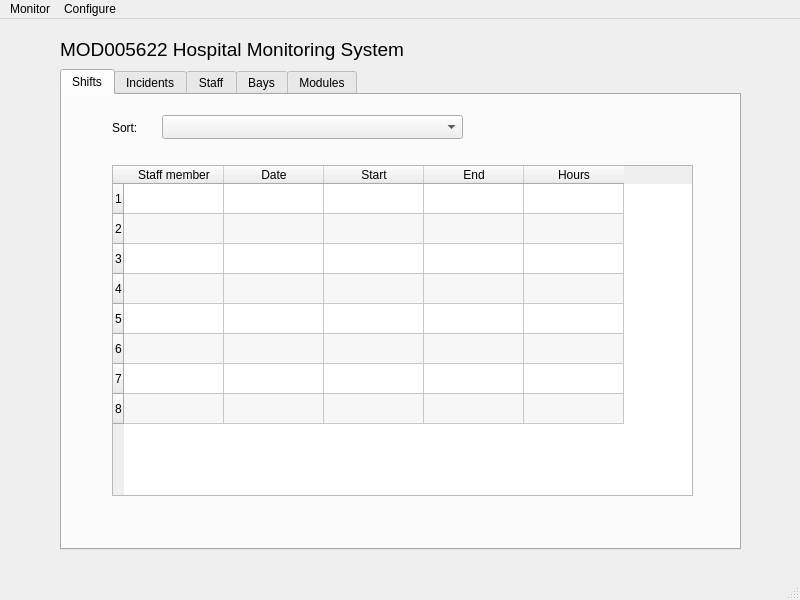
<?xml version="1.0" encoding="UTF-8"?>
<ui version="4.0">
 <class>MainWindow</class>
 <widget class="QMainWindow" name="MainWindow">
  <property name="geometry">
   <rect>
    <x>0</x>
    <y>0</y>
    <width>800</width>
    <height>600</height>
   </rect>
  </property>
  <property name="windowTitle">
   <string>MainWindow</string>
  </property>
  <widget class="QWidget" name="centralwidget">
   <widget class="QTabWidget" name="tabWidget">
    <property name="geometry">
     <rect>
      <x>60</x>
      <y>50</y>
      <width>681</width>
      <height>481</height>
     </rect>
    </property>
    <property name="currentIndex">
     <number>0</number>
    </property>
    <widget class="QWidget" name="tabShifts">
     <attribute name="title">
      <string>Shifts</string>
     </attribute>
     <widget class="QTableWidget" name="tableWidget">
      <property name="geometry">
       <rect>
        <x>50</x>
        <y>70</y>
        <width>581</width>
        <height>331</height>
       </rect>
      </property>
      <property name="lineWidth">
       <number>1</number>
      </property>
      <property name="alternatingRowColors">
       <bool>true</bool>
      </property>
      <property name="rowCount">
       <number>8</number>
      </property>
      <property name="columnCount">
       <number>5</number>
      </property>
      <row/>
      <row/>
      <row/>
      <row/>
      <row/>
      <row/>
      <row/>
      <row/>
      <column>
       <property name="text">
        <string>Staff member</string>
       </property>
      </column>
      <column>
       <property name="text">
        <string>Date</string>
       </property>
      </column>
      <column>
       <property name="text">
        <string>Start</string>
       </property>
      </column>
      <column>
       <property name="text">
        <string>End</string>
       </property>
      </column>
      <column>
       <property name="text">
        <string>Hours</string>
       </property>
      </column>
     </widget>
     <widget class="QLabel" name="label">
      <property name="geometry">
       <rect>
        <x>50</x>
        <y>25</y>
        <width>31</width>
        <height>16</height>
       </rect>
      </property>
      <property name="text">
       <string>Sort:</string>
      </property>
     </widget>
     <widget class="QComboBox" name="comboBox">
      <property name="geometry">
       <rect>
        <x>100</x>
        <y>20</y>
        <width>301</width>
        <height>24</height>
       </rect>
      </property>
     </widget>
    </widget>
    <widget class="QWidget" name="tabIncidents">
     <attribute name="title">
      <string>Incidents</string>
     </attribute>
     <widget class="QLabel" name="label_2">
      <property name="geometry">
       <rect>
        <x>50</x>
        <y>25</y>
        <width>31</width>
        <height>16</height>
       </rect>
      </property>
      <property name="text">
       <string>Sort:</string>
      </property>
     </widget>
     <widget class="QComboBox" name="comboBox_2">
      <property name="geometry">
       <rect>
        <x>100</x>
        <y>20</y>
        <width>301</width>
        <height>24</height>
       </rect>
      </property>
     </widget>
     <widget class="QTableWidget" name="tableWidget_2">
      <property name="geometry">
       <rect>
        <x>50</x>
        <y>70</y>
        <width>581</width>
        <height>331</height>
       </rect>
      </property>
      <property name="lineWidth">
       <number>1</number>
      </property>
      <property name="alternatingRowColors">
       <bool>true</bool>
      </property>
      <property name="rowCount">
       <number>8</number>
      </property>
      <property name="columnCount">
       <number>4</number>
      </property>
      <row/>
      <row/>
      <row/>
      <row/>
      <row/>
      <row/>
      <row/>
      <row/>
      <column>
       <property name="text">
        <string>Date/time</string>
       </property>
      </column>
      <column>
       <property name="text">
        <string>Monitor</string>
       </property>
      </column>
      <column>
       <property name="text">
        <string>Alert</string>
       </property>
      </column>
      <column>
       <property name="text">
        <string>Bed</string>
       </property>
      </column>
     </widget>
    </widget>
    <widget class="QWidget" name="tabStaff">
     <attribute name="title">
      <string>Staff</string>
     </attribute>
     <widget class="QLabel" name="label_3">
      <property name="geometry">
       <rect>
        <x>50</x>
        <y>25</y>
        <width>31</width>
        <height>16</height>
       </rect>
      </property>
      <property name="text">
       <string>Sort:</string>
      </property>
     </widget>
     <widget class="QComboBox" name="comboBox_3">
      <property name="geometry">
       <rect>
        <x>100</x>
        <y>20</y>
        <width>301</width>
        <height>24</height>
       </rect>
      </property>
     </widget>
     <widget class="QTableWidget" name="tableWidget_3">
      <property name="geometry">
       <rect>
        <x>50</x>
        <y>70</y>
        <width>581</width>
        <height>331</height>
       </rect>
      </property>
      <property name="lineWidth">
       <number>1</number>
      </property>
      <property name="alternatingRowColors">
       <bool>true</bool>
      </property>
      <property name="rowCount">
       <number>8</number>
      </property>
      <property name="columnCount">
       <number>4</number>
      </property>
      <row/>
      <row/>
      <row/>
      <row/>
      <row/>
      <row/>
      <row/>
      <row/>
      <column>
       <property name="text">
        <string>Staff member</string>
       </property>
      </column>
      <column>
       <property name="text">
        <string>Email</string>
       </property>
      </column>
      <column>
       <property name="text">
        <string>Number</string>
       </property>
      </column>
      <column>
       <property name="text">
        <string>Type</string>
       </property>
      </column>
     </widget>
    </widget>
    <widget class="QWidget" name="tab_3">
     <attribute name="title">
      <string>Bays</string>
     </attribute>
     <widget class="QLabel" name="label_4">
      <property name="geometry">
       <rect>
        <x>50</x>
        <y>25</y>
        <width>31</width>
        <height>16</height>
       </rect>
      </property>
      <property name="text">
       <string>Sort:</string>
      </property>
     </widget>
     <widget class="QComboBox" name="comboBox_4">
      <property name="geometry">
       <rect>
        <x>100</x>
        <y>20</y>
        <width>301</width>
        <height>24</height>
       </rect>
      </property>
     </widget>
     <widget class="QTableWidget" name="tableWidget_4">
      <property name="geometry">
       <rect>
        <x>50</x>
        <y>70</y>
        <width>581</width>
        <height>331</height>
       </rect>
      </property>
      <property name="lineWidth">
       <number>1</number>
      </property>
      <property name="alternatingRowColors">
       <bool>true</bool>
      </property>
      <property name="rowCount">
       <number>8</number>
      </property>
      <property name="columnCount">
       <number>2</number>
      </property>
      <row/>
      <row/>
      <row/>
      <row/>
      <row/>
      <row/>
      <row/>
      <row/>
      <column>
       <property name="text">
        <string>Bay</string>
       </property>
      </column>
      <column>
       <property name="text">
        <string>Beds</string>
       </property>
      </column>
     </widget>
    </widget>
    <widget class="QWidget" name="tabModules">
     <attribute name="title">
      <string>Modules</string>
     </attribute>
     <widget class="QComboBox" name="comboBox_5">
      <property name="geometry">
       <rect>
        <x>100</x>
        <y>20</y>
        <width>301</width>
        <height>24</height>
       </rect>
      </property>
     </widget>
     <widget class="QLabel" name="label_5">
      <property name="geometry">
       <rect>
        <x>50</x>
        <y>25</y>
        <width>31</width>
        <height>16</height>
       </rect>
      </property>
      <property name="text">
       <string>Sort:</string>
      </property>
     </widget>
     <widget class="QTableWidget" name="tableWidget_5">
      <property name="geometry">
       <rect>
        <x>50</x>
        <y>70</y>
        <width>581</width>
        <height>331</height>
       </rect>
      </property>
      <property name="lineWidth">
       <number>1</number>
      </property>
      <property name="alternatingRowColors">
       <bool>true</bool>
      </property>
      <property name="rowCount">
       <number>8</number>
      </property>
      <property name="columnCount">
       <number>2</number>
      </property>
      <row/>
      <row/>
      <row/>
      <row/>
      <row/>
      <row/>
      <row/>
      <row/>
      <column>
       <property name="text">
        <string>Bay</string>
       </property>
      </column>
      <column>
       <property name="text">
        <string>Beds</string>
       </property>
      </column>
     </widget>
    </widget>
   </widget>
   <widget class="QLabel" name="label_6">
    <property name="geometry">
     <rect>
      <x>60</x>
      <y>20</y>
      <width>381</width>
      <height>21</height>
     </rect>
    </property>
    <property name="font">
     <font>
      <pointsize>14</pointsize>
     </font>
    </property>
    <property name="text">
     <string>MOD005622 Hospital Monitoring System</string>
    </property>
   </widget>
  </widget>
  <widget class="QStatusBar" name="statusbar"/>
  <widget class="QMenuBar" name="menubar">
   <property name="geometry">
    <rect>
     <x>0</x>
     <y>0</y>
     <width>800</width>
     <height>21</height>
    </rect>
   </property>
   <widget class="QMenu" name="menuMOD005622_Hospital_Monitoring_System">
    <property name="title">
     <string>Monitor</string>
    </property>
   </widget>
   <widget class="QMenu" name="menuConfigure">
    <property name="title">
     <string>Configure</string>
    </property>
   </widget>
   <addaction name="menuMOD005622_Hospital_Monitoring_System"/>
   <addaction name="menuConfigure"/>
  </widget>
 </widget>
 <resources/>
 <connections/>
</ui>
